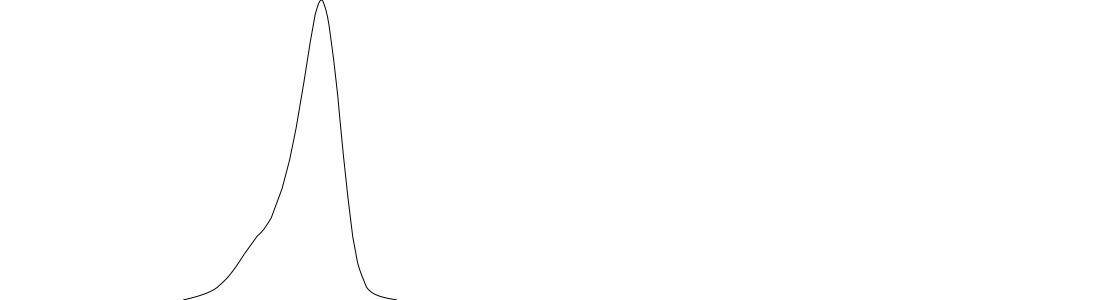
#> input picture png/1050.png, 1100 x 300 px; its folder holds only this picture in this run
$ jupyter execute convert-svg-to-array.ipynb
#> lines starting #> are read from the running program, lines starting #| are printed output that depends on the picture
## instructions
1. get either a pdf of the datasheet or take a screenshot
2. get [inkscape]() (one could also easily use other programs to trace the graph from the datasheet but that is outside of the scope of this tutorial)
    1. import the pdf by draging it into inscape, make sure internal import is selected and the page that contains the graph of interest is selected, it should look like this:

    2. if no pdf could be obtained then take a screenshot of the datasheet and drag or paste it into inkscape

3. stretch the graph from the datasheet it horizontally to align the grid to the grid from the template
1. press `ctrl + shift + L` to view the layers menu, and select the `datasheet graph` layer

4. stretch the graph vertically to align the maximum with the top of the template and the bottom (or 0 intensity) with the bottom of the template like this:

1. stretch the graph horizontally to align the ticks with those of the template
1. select the `trace line` layer
5. use the `Draw Bezier cuves and straight lines` button to trace the original line, format this line so that the thickness does not exceed the thickness of the line from the datasheet (you can select this tool by pressing `b`)
6. the trace can be eddited by pressing `F2`
1. after tracing press `ctrl + shift + E` to export the graph. Select `page` and export by using `Export As`

## import packages

[cell 1]
import numpy as np
from matplotlib import pyplot as plt
from PIL import Image # pip install pillow
import glob

## list all png files in the `png` folder

[cell 2]
files = glob.glob("./png/*.png")
files

## convert all images to arrays

[cell 3]
files = glob.glob("./png/*.png")

for file in files:
    # load image file
    curve_im = Image.open(file).convert("L")
    curve_arr = np.array(curve_im)

    # extract graph
    mask = np.any(curve_arr != 255, 0)
    masked = curve_arr[:, mask]
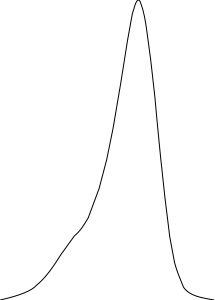
#> masked: shape (300, 215); min 6, max 255, mean 252.3
    mini = np.min(masked, 0)
#> mini = 215 values, max 235 at index 214, min 6 at index 157, mean 35.29
    high = (
        1 - np.array([np.mean(np.where(x == y)) for x, y in zip(mini, masked.T)]) / 300
    )
#> high = 215 values, max 1 at index 137, min 0.00333 at index 0, mean 0.292

    curve = np.zeros(len(curve_arr[0]))
#> curve = 1100 values from 0 to 0
    curve[mask] = high

    # plot curve
    plt.plot(curve)
    plt.title(file)
    plt.show()
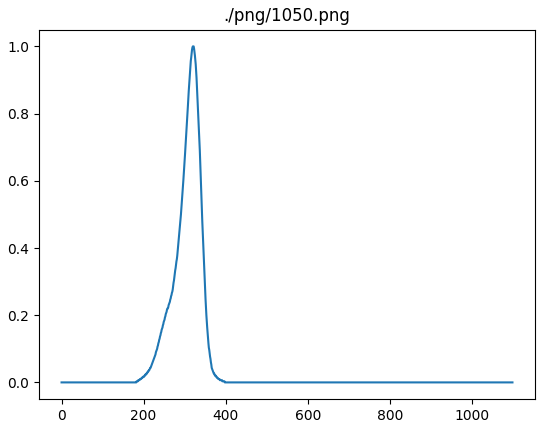
#> figure drawn by matplotlib, 1 panel; curve peaks at x = 320, y = 1

    # save as npy file
    fname = file.split("/")[-1].split(".")[0]
    path = f"./arrays/{fname}.npy"
    np.save(path, curve)

$ run again, on png/1550.png
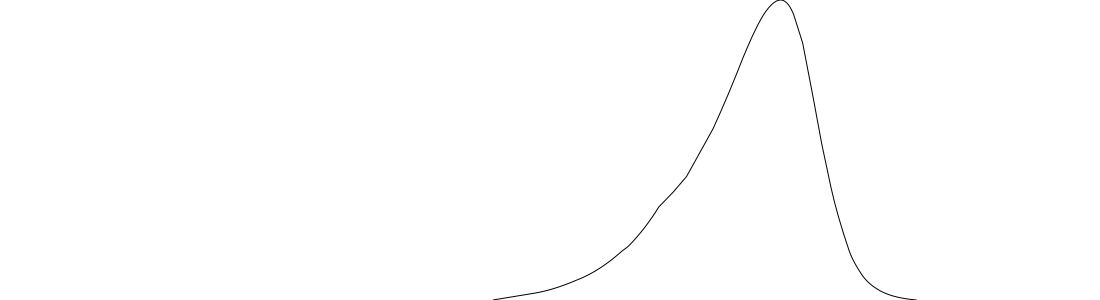
#> input picture png/1550.png, 1100 x 300 px
#> `masked = curve_arr[:, mask]`:
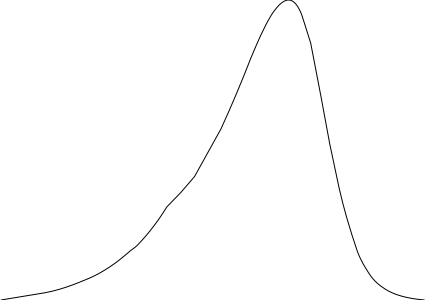
#> masked: shape (300, 425); min 7, max 255, mean 253.4
#> mini = 425 values, max 237 at index 0, min 7 at index 419, mean 43.74
#> high = 425 values, max 1 at index 285, min 0.00333 at index 0, mean 0.331
#> curve = 1100 values from 0 to 0
#> `plt.show()`:
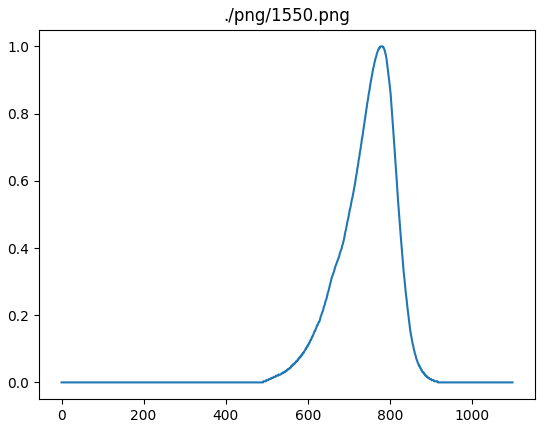
#> figure drawn by matplotlib, 1 panel; curve peaks at x = 777, y = 1

$ run again, on png/1650.png
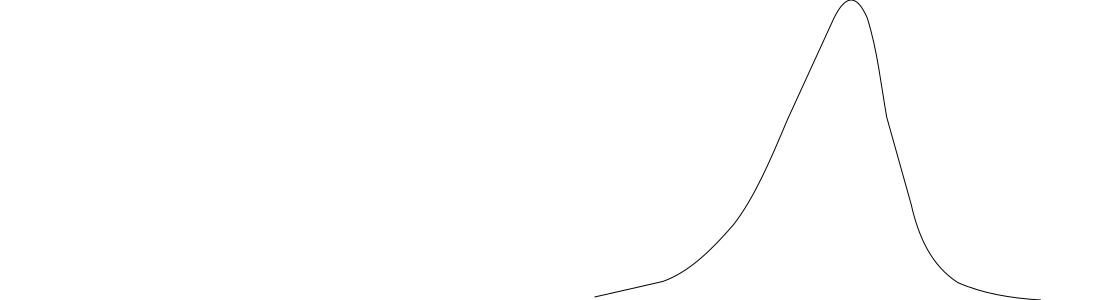
#> input picture png/1650.png, 1100 x 300 px
#> `masked = curve_arr[:, mask]`:
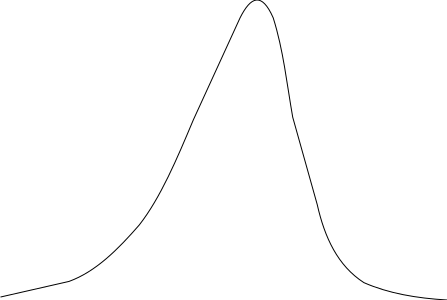
#> masked: shape (300, 447); min 7, max 255, mean 253.5
#> mini = 447 values, max 178 at index 0, min 7 at index 440, mean 44.35
#> high = 447 values, max 1 at index 253, min 0.00333 at index 434, mean 0.311
#> curve = 1100 values from 0 to 0
#> `plt.show()`:
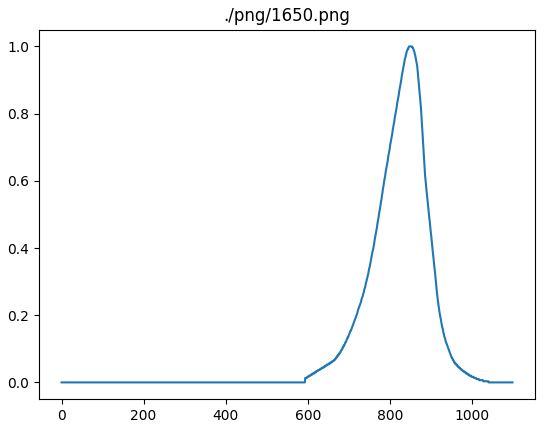
#> figure drawn by matplotlib, 1 panel; curve peaks at x = 847, y = 1

$ run again, on png/1720.png
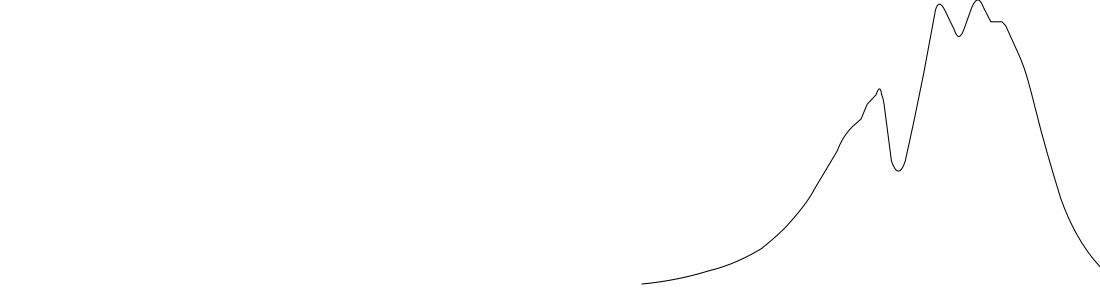
#> input picture png/1720.png, 1100 x 300 px
#> `masked = curve_arr[:, mask]`:
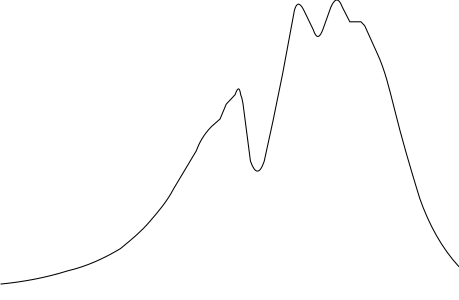
#> masked: shape (300, 459); min 3, max 255, mean 253.1
#> mini = 459 values, max 191 at index 0, min 3 at index 243, mean 34.24
#> high = 459 values, max 1 at index 335, min 0.0533 at index 0, mean 0.449
#> curve = 1100 values from 0 to 0
#> `plt.show()`:
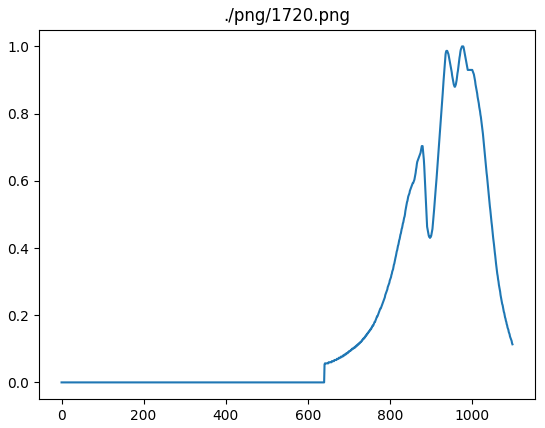
#> figure drawn by matplotlib, 1 panel; curve peaks at x = 976, y = 1

$ run again, on png/1200.png
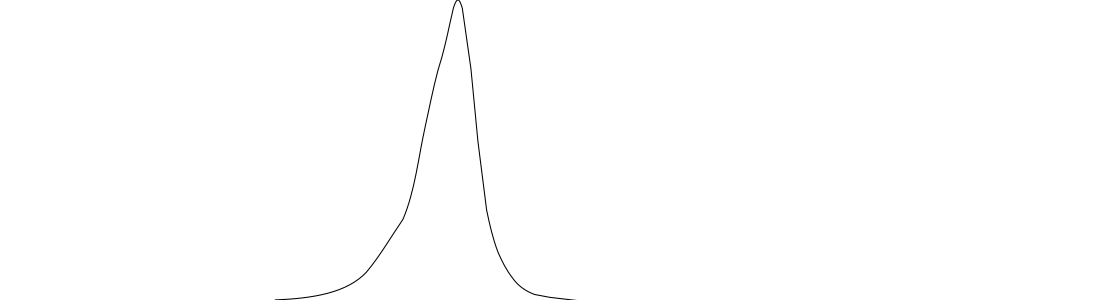
#> input picture png/1200.png, 1100 x 300 px
#> `masked = curve_arr[:, mask]`:
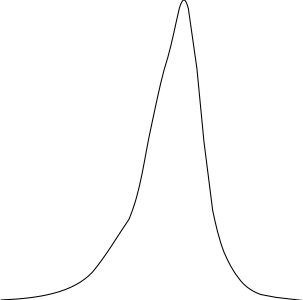
#> masked: shape (300, 303); min 0, max 255, mean 252.8
#> mini = 303 values, max 237 at index 302, min 0 at index 8, mean 37.84
#> high = 303 values, max 1 at index 182, min 0.00333 at index 0, mean 0.231
#> curve = 1100 values from 0 to 0
#> `plt.show()`:
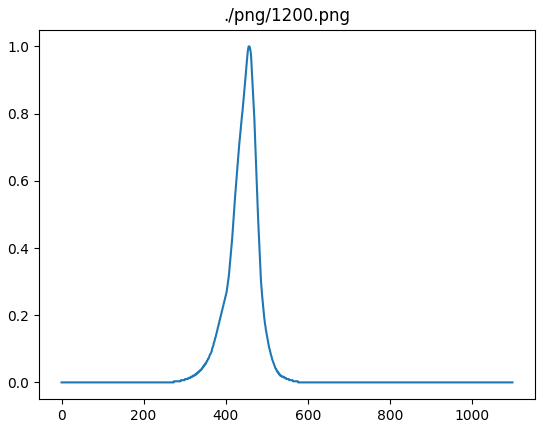
#> figure drawn by matplotlib, 1 panel; curve peaks at x = 456, y = 1
